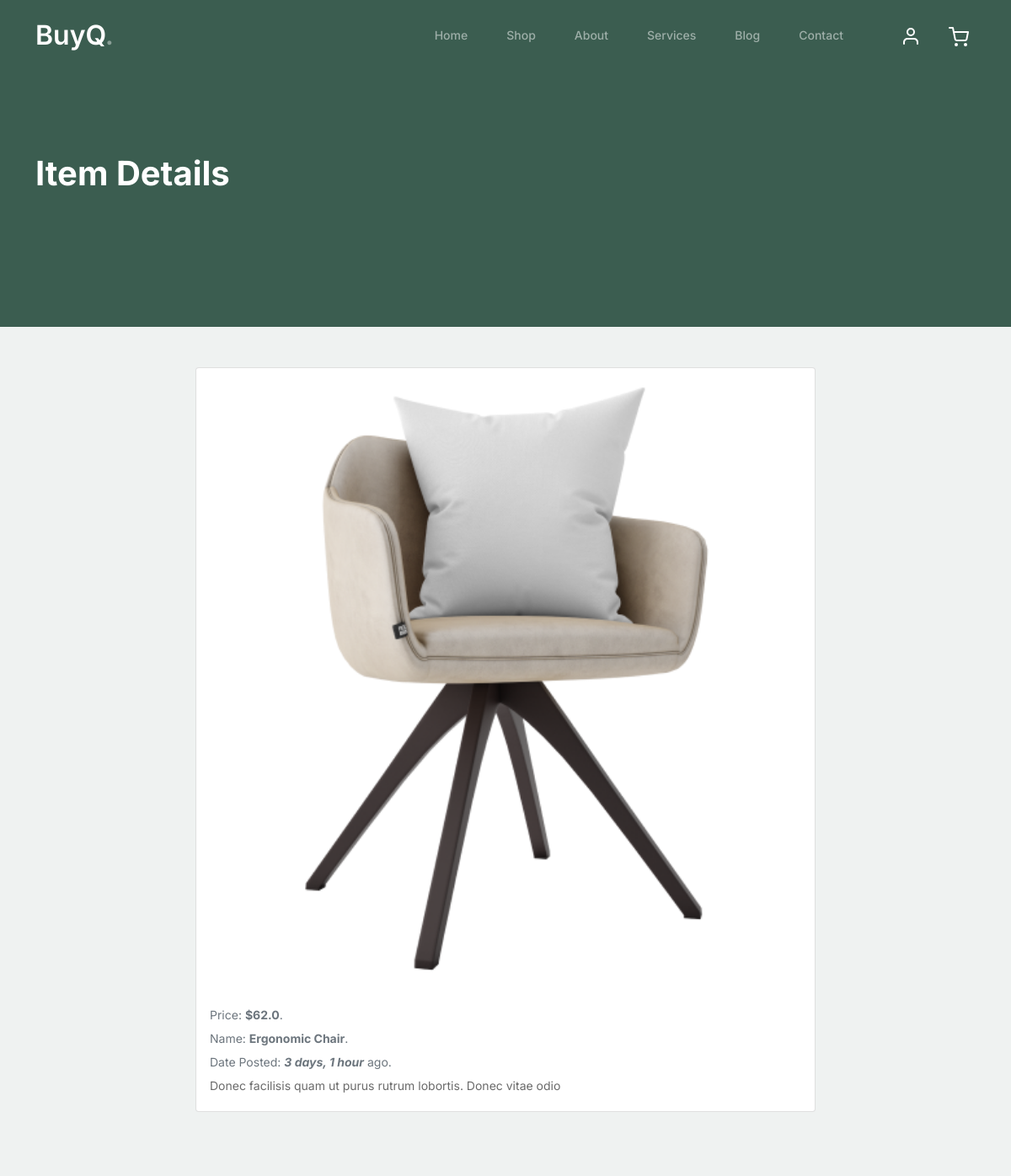
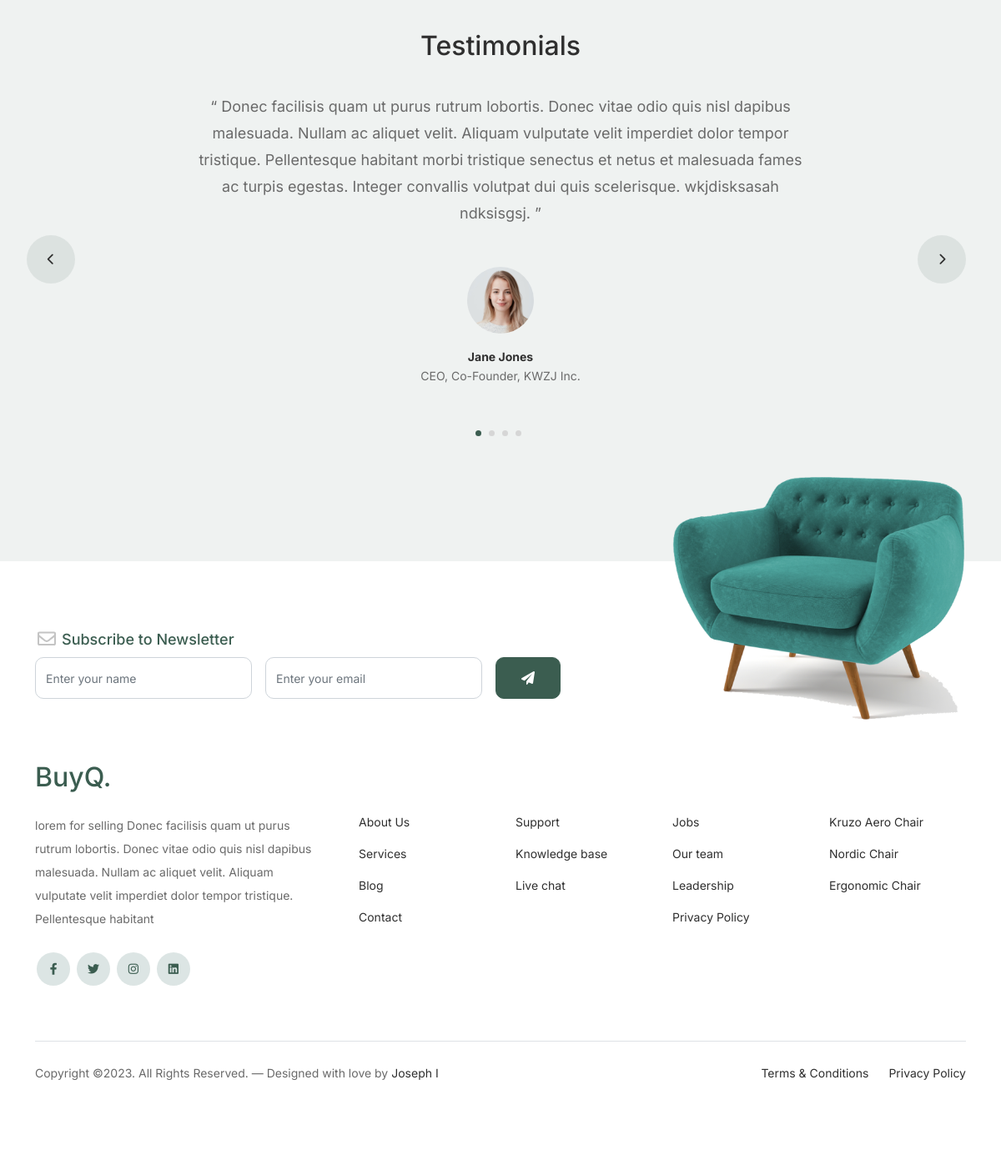
Page /view/4/ on the committed database (2 pictures, top to bottom).
### template_app/models.py (models this page shows, shortened)
class Company(models.Model):
    title = models.CharField(max_length=50)
    description = models.TextField()

class Pages(models.Model):
    page = models.CharField(max_length=20,blank=False, null=False, unique=True)
    title = models.CharField(max_length=50)
    subtitle = models.CharField(max_length=100,blank=True, null=True)
    has_button = models.BooleanField(default=False)

class Shop(models.Model):
    furniture_name = models.CharField(max_length=100, blank=False, null=False)
    price = models.FloatField()
    description = models.TextField(max_length=500)
    image = models.ImageField(upload_to='furniture', default='profile.png')
    date_posted = models.DateTimeField(auto_now_add=True)

class Testimonials(models.Model):
    customer_name = models.CharField(max_length=60, blank=False, null=False)
    title = models.CharField(max_length=30)
    image = models.ImageField(upload_to='testimonials', default='profile.png')
    message = models.TextField(max_length=1000, blank=False, null=False)

class SocialMedia(models.Model):
    name = models.CharField( max_length=20)
    link = models.CharField(max_length=500)

### template_app/views.py (the view)
# urls.py: path('view/<id>/', views.viewItem, name='view-item'),
def viewItem(request, id):
    item = Shop.objects.get(id=id)
    return render(request, 'view_item.html',{'item':item,**common_data('View')})

### template_app/views.py (called while the page is built)
def common_data(pageName):
    return {
        'testmonials': Testimonials.objects.all().order_by('?'),
        'products' : Shop.objects.all().order_by('?')[:3],
        'pages': Pages.objects.all(),
        'media': SocialMedia.objects.all(),
        'company' : Company.objects.last(),
        'page': Pages.objects.get(page=pageName),
        'nav' : pageName.lower()
    }

### templates/view_item.html (shortened to what this page needs)
{% extends "common.html" %}
{% block main %}
  <div class="container mt-5">
    <div class="row">
      <div class="col-md-8 offset-md-2">
        <div class="card">
          <img src="/media/{{ item.image }}" class="card-img-top" alt="{{ item.name }}">
          <div class="card-body">
            <p class="card-subtitle text-muted">
              Price:  <b>${{ item.price }}</b>.
              <br>
              Name: <b>{{ item.furniture_name}}</b>.
              <br>
              Date Posted: <b><i>{{ item.date_posted|timesince  }}</i></b> ago.
            </p>
            <p class="card-text">{{ item.description }}</p>
          </div>
        </div>
      </div>
    </div>
  </div>
{% endblock %}

### templates/common.html (shortened to what this page needs)
{% load static %}
<!doctype html>
<html lang="en">
<head>
		<link href="{% static 'css/bootstrap.min.css' %}" rel="stylesheet">
		<link href="https://cdnjs.cloudflare.com/ajax/libs/font-awesome/6.0.0-beta3/css/all.min.css" rel="stylesheet">
		<link href="{% static 'css/tiny-slider.css' %}" rel="stylesheet">
		<link rel="stylesheet" href="{% static 'css/style.css' %}">
	</head>
	<body>
		<nav class="custom-navbar navbar navbar navbar-expand-md navbar-dark bg-dark" arial-label="Furni navigation bar">
			<div class="container">
				<a class="navbar-brand" href="{% url 'myapp:home' %}">{{company.title}}<span>.</span></a>
				<div class="collapse navbar-collapse" id="navbarsFurni">
					<ul class="custom-navbar-nav navbar-nav ms-auto mb-2 mb-md-0">
						{% for k in pages %}
							{% if k.page != "Cart" and k.page != "View" %}
								<li class="nav-item {% if nav == k.page|lower %} active {% endif %}">
									<a class="nav-link" href="/{% if k.page|lower == 'home' %}{% else %}{{k.page|lower}}/ {% endif %}">{{ k.page }}</a>
								</li>
							{% endif %}
						{% endfor %}
					</ul>
					<ul class="custom-navbar-cta navbar-nav mb-2 mb-md-0 ms-5">
					<li><a class="nav-link" href="#"><img src="{% static 'images/user.svg' %}"></a></li>
						<li><a class="nav-link" href="{% url 'myapp:cart' %}"><img src="{% static 'images/cart.svg' %}"></a></li>
					</ul>
				</div>
			</div>
		</nav>
			<div class="hero">
				<div class="container">
					<div class="row justify-content-between">
						<div class="col-lg-5">
							<div class="intro-excerpt">
								<h1><span clsas="d-block">{{page.title}}</span></h1>
							</div>
						</div>
					</div>
				</div>
			</div>
        {% block main %}
        {% endblock %}
        {% if nav != "shop" and nav != "cart" and nav != "contact" %}
            <div class="testimonial-section before-footer-section">
                <div class="container">
                    <div class="row">
                        <div class="col-lg-7 mx-auto text-center">
                            <h2 class="section-title">Testimonials</h2>
                        </div>
                    </div>
                    <div class="row justify-content-center">
                        <div class="col-lg-12">
                            <div class="testimonial-slider-wrap text-center">
                                <div id="testimonial-nav">
                                    <span class="prev" data-controls="prev"><span class="fa fa-chevron-left"></span></span>
                                    <span class="next" data-controls="next"><span class="fa fa-chevron-right"></span></span>
                                </div>
                                <div class="testimonial-slider">
                                    {% for item in testmonials %}
										<div class="item">
											<div class="row justify-content-center">
												<div class="col-lg-8 mx-auto">
													<div class="testimonial-block text-center">
														<blockquote class="mb-5">
															<p>&ldquo; {{item.message}} &rdquo;</p>
														</blockquote>
														<div class="author-info">
															<div class="author-pic">
																<img src="/media/{{ item.image }}" alt="Maria Jones" class="img-fluid">
															</div>
															<h3 class="font-weight-bold">{{item.customer_name}}</h3>
															<span class="position d-block mb-3">{{item.title}}</span>
														</div>
													</div>
												</div>
											</div>
										</div>
									{% endfor %}
                                </div>
                            </div>
                        </div>
                    </div>
                </div>
            </div>
        {% endif %}
		<footer class="footer-section">
			<div class="container relative">
				<div class="sofa-img">
					<img src="{% static 'images/sofa.png' %}" alt="Image" class="img-fluid">
				</div>
				<div class="row">
					<div class="col-lg-8">
						<div class="subscription-form">
							<h3 class="d-flex align-items-center"><span class="me-1"><img src="{% static 'images/envelope-outline.svg' %}" alt="Image" class="img-fluid"></span><span>Subscribe to Newsletter</span></h3>
							<form action="#" class="row g-3">
								<div class="col-auto">
									<input type="text" class="form-control" placeholder="Enter your name">
								</div>
								<div class="col-auto">
									<input type="email" class="form-control" placeholder="Enter your email">
								</div>
								<div class="col-auto">
									<button class="btn btn-primary">
										<span class="fa fa-paper-plane"></span>
									</button>
								</div>
							</form>
						</div>
					</div>
				</div>
				<div class="row g-5 mb-5">
					<div class="col-lg-4">
						<div class="mb-4 footer-logo-wrap"><a href="#" class="footer-logo">{{company.title}}<span>.</span></a></div>
						<p class="mb-4">{{company.description}}</p>
						<ul class="list-unstyled custom-social">
							{% for j in media %}
								<li><a href="{{j.link}}"><span class="fa fa-brands fa-{{j.name}}"></span></a></li>
							{% endfor %}
						</ul>
					</div>
					<div class="col-lg-8">
						<div class="row links-wrap">
							<div class="col-6 col-sm-6 col-md-3">
								<ul class="list-unstyled">
									{% for j in pages %}
									  {% if j.page != "Home" and j.page != "Shop" and j.page != "Cart" and j.page != "View" %}
										<li><a href="/{{j.page|lower}}/">{{j.title}}</a></li>
									  {% endif %}
									{% endfor %}
								</ul>
							</div>
							<div class="col-6 col-sm-6 col-md-3">
								<ul class="list-unstyled">
									<li><a href="#">Support</a></li>
									<li><a href="#">Knowledge base</a></li>
									<li><a href="#">Live chat</a></li>
								</ul>
							</div>
							<div class="col-6 col-sm-6 col-md-3">
								<ul class="list-unstyled">
									<li><a href="#">Jobs</a></li>
									<li><a href="#">Our team</a></li>
									<li><a href="#">Leadership</a></li>
									<li><a href="#">Privacy Policy</a></li>
								</ul>
							</div>
							<div class="col-6 col-sm-6 col-md-3">
								<ul class="list-unstyled">
									{% for item in products %}
										<li><a href="#">{{item.furniture_name}}</a></li>
									{% endfor %}
								</ul>
							</div>
						</div>
					</div>
				</div>
				<div class="border-top copyright">
					<div class="row pt-4">
						<div class="col-lg-6">
							<p class="mb-2 text-center text-lg-start">Copyright &copy;. All Rights Reserved. &mdash; Designed with love by <a href="https://www.linkedin.com/in/joseph-indieka-234b63231/">Joseph I</a>
            </p>
						</div>
						<div class="col-lg-6 text-center text-lg-end">
							<ul class="list-unstyled d-inline-flex ms-auto">
								<li class="me-4"><a href="#">Terms &amp; Conditions</a></li>
								<li><a href="#">Privacy Policy</a></li>
							</ul>
						</div>
					</div>
				</div>
			</div>
		</footer>
	</body>
</html>

### template_app/static/css/tiny-slider.css (style rules this page uses)
.tns-slider { -webkit-transition:all 0s;-moz-transition:all 0s;transition:all 0s }
.tns-slider>.tns-item { -webkit-box-sizing:border-box;-moz-box-sizing:border-box;box-sizing:border-box }
.tns-horizontal.tns-subpixel { white-space:nowrap }
.tns-horizontal.tns-subpixel>.tns-item { display:inline-block;vertical-align:top;white-space:normal }

### rows in the picture
Company: title "BuyQ", description "lorem for selling Donec facilisis quam ut purus rutrum lobortis. Donec vitae odio quis nisl dapibus malesuada. Nullam ac aliquet velit. Aliquam vulputate velit imperdiet dolor tempor tristique. Pellentesque habitant"
Pages: page "Home"
Pages: page "Shop"
Pages: page "About", title "About Us"
Pages: page "Services", title "Services"
Pages: page "Blog", title "Blog"
Pages: page "Contact", title "Contact"
Pages: title "Item Details"
Shop: image (picture), price "62.0", furniture_name "Ergonomic Chair", date_posted "3 days, 1 hour", description "Donec facilisis quam ut purus rutrum lobortis. Donec vitae odio"
Testimonials: message "Donec facilisis quam ut purus rutrum lobortis. Donec vitae odio quis nisl dapibus malesuada. Nullam ac aliquet velit. Aliquam vulputate velit imperdiet dolor tempor tristique. Pellentesque habitant morbi tristique senectus et netus et malesuada fames ac turpis egestas. Integer convallis volutpat dui quis scelerisque. wkjdisksasah ndksisgsj.", image (picture), customer_name "Jane Jones", title "CEO, Co-Founder, KWZJ Inc."
Shop: furniture_name "Kruzo Aero Chair"
Shop: furniture_name "Nordic Chair"
